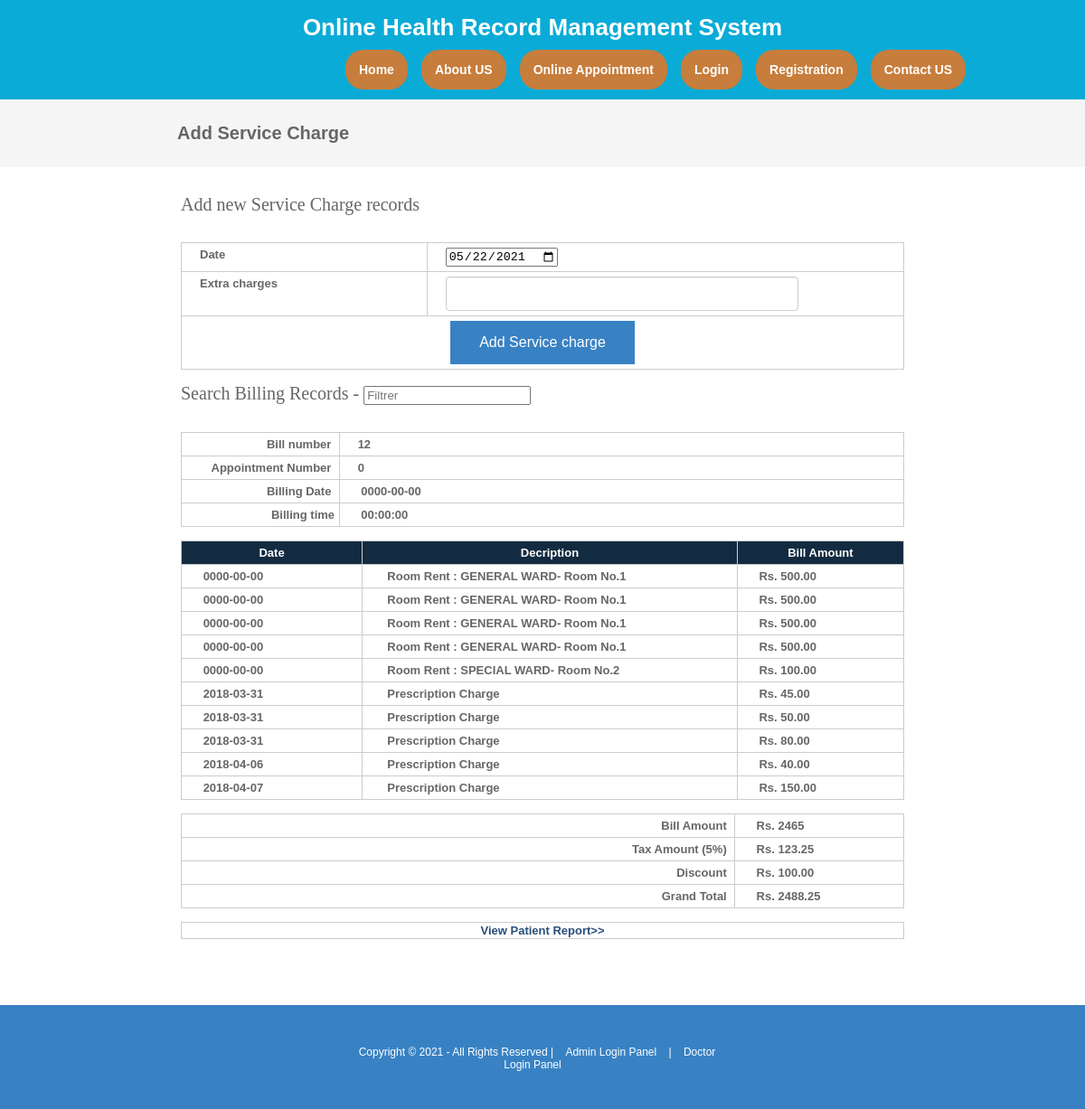
The page /billing.php on the database as committed earlier.
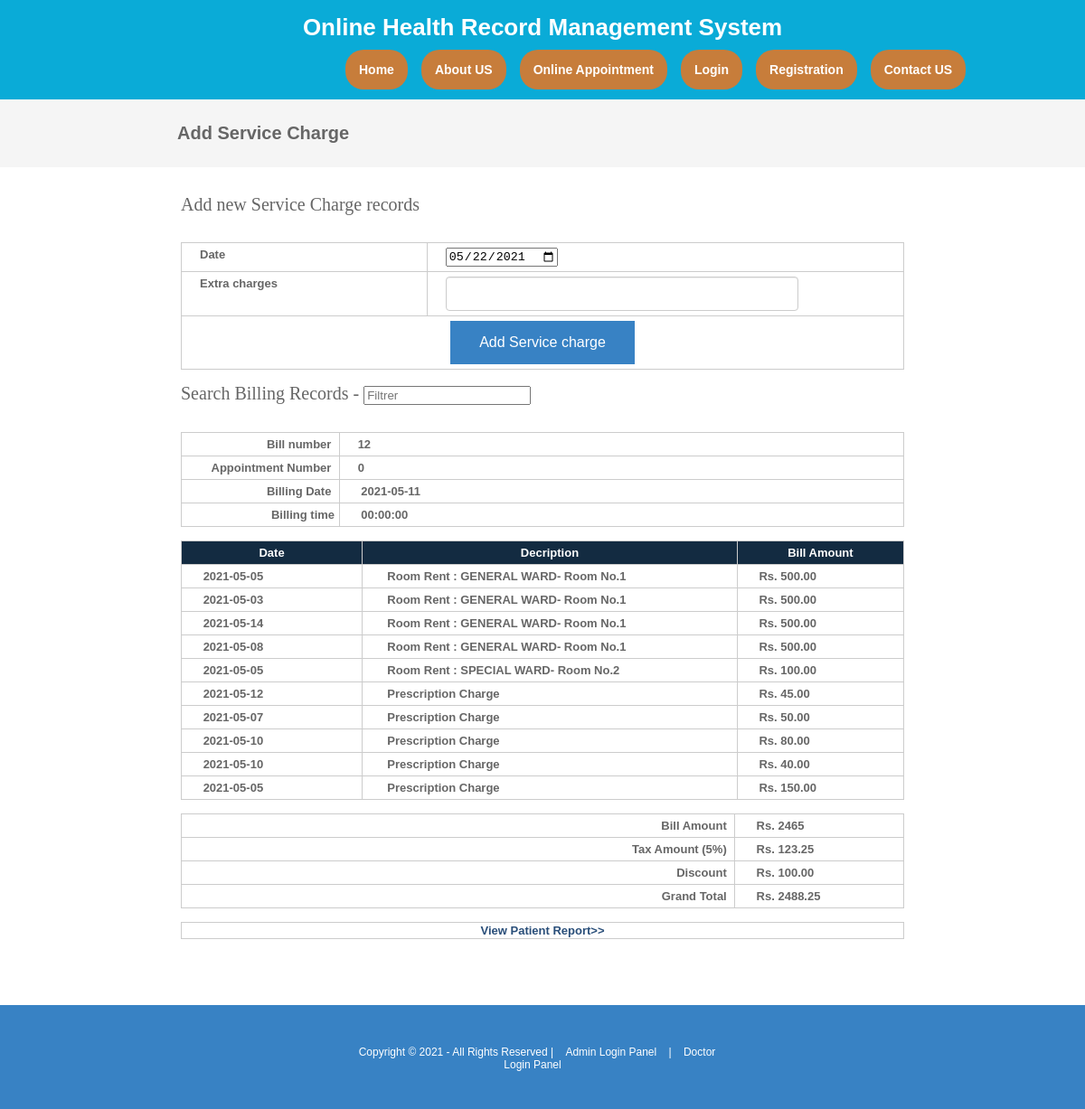
The same page on the database as committed later.
### tables this page shows
CREATE TABLE `billing` (
  `billingid` int(10) NOT NULL,
  `patientid` int(10) NOT NULL,
  `appointmentid` int(10) NOT NULL,
  `billingdate` date NOT NULL,
  `billingtime` time NOT NULL,
  `discount` float(10,2) NOT NULL,
  `taxamount` float(10,2) NOT NULL,
  `discountreason` text NOT NULL,
  `discharge_time` time NOT NULL,
  `discharge_date` date NOT NULL
);

CREATE TABLE `billing_records` (
  `billingservice_id` int(10) NOT NULL,
  `billingid` int(10) NOT NULL,
  `bill_type_id` int(10) NOT NULL COMMENT 'id of service charge or treatment charge',
  `bill_type` varchar(250) NOT NULL,
  `bill_amount` float(10,2) NOT NULL,
  `bill_date` date NOT NULL,
  `status` varchar(10) NOT NULL
);

CREATE TABLE `room` (
  `roomid` int(10) NOT NULL,
  `roomtype` varchar(25) NOT NULL,
  `roomno` int(10) NOT NULL,
  `noofbeds` int(10) NOT NULL,
  `room_tariff` float(10,2) NOT NULL,
  `status` varchar(10) NOT NULL
);

### viewbilling.php (the view, shortened to what this page needs)
<?php
include("dbconnection.php");
?>
 <section class="container">
<h2>Search Billing Records - <input type="search" class="light-table-filter" data-table="order-table" placeholder="Filtrer" /></h2>
<?php
$sqlbilling_records ="SELECT * FROM billing WHERE appointmentid='$billappointmentid'";
$qsqlbilling_records = mysqli_query($con,$sqlbilling_records);
$rsbilling_records = mysqli_fetch_array($qsqlbilling_records);
?>
 	<table width="557" border="3">
      <tbody>
        <tr>
          <th scope="col"><div align="right">Bill number &nbsp; </div></th>
          <td> <?php echo $rsbilling_records[billingid]; ?></td>
        </tr>
        <tr>
          <th width="124" scope="col"><div align="right">Appointment Number &nbsp; </div></th>
          	<td width="413"> <?php echo $rsbilling_records[appointmentid]; ?>
            </td>
        </tr>
		<tr>
		  <th scope="col"><div align="right">Billing Date &nbsp; </div></th>
		  <td>&nbsp;<?php echo $rsbilling_records[billingdate]; ?></td>
	    </tr>
		<tr>
		  <th scope="col"><div align="right">Billing time&nbsp; </div></th>
		  <td>&nbsp;<?php echo $rsbilling_records[billingtime] ; ?></td>
	    </tr>
      </tbody>
    </table>
	<table class="order-table">
      <thead>
       <tr>
          <th width="97" scope="col">Date</th>
          <th width="245" scope="col">Decription</th>
          <th width="86" scope="col">Bill Amount</th>
        </tr>
        </thead>
        <tbody>
         <?php
		$sql ="SELECT * FROM billing_records where billingid='$rsbilling_records[billingid]'";
		$qsql = mysqli_query($con,$sql);
		$billamt= 0;
		while($rs = mysqli_fetch_array($qsql))
		{
        echo "<tr>
          	<td>&nbsp;$rs[bill_date]</td>
		 	<td>&nbsp; $rs[bill_type]";
if($rs[bill_type]== "Room Rent")
{
		$sqlroomtariff = "SELECT * FROM room WHERE roomid='$rs[bill_type_id]'";
		$qsqlroomtariff = mysqli_query($con,$sqlroomtariff);
		$rsroomtariff = mysqli_fetch_array($qsqlroomtariff);
		echo " : ". $rsroomtariff[roomtype] .  "- Room No." . $rsroomtariff[roomno];
}
	echo " </td><td>&nbsp;Rs. $rs[bill_amount]</td></tr>";
		$billamt = $billamt +  $rs[bill_amount];
		}
		?>
      </tbody>
    </table>
    <table width="557" border="3">
      <tbody>
        <tr>
          <th scope="col"><div align="right">Bill Amount &nbsp; </div></th>
          <td>&nbsp;Rs. <?php echo $billamt; ?></td>
        </tr>
        <tr>
          <th width="442" scope="col"><div align="right">Tax Amount (5%) &nbsp; </div></th>
          	<td width="95">&nbsp;Rs. <?php echo $taxamt = 5 * ($billamt / 100); ?>
            </td>
        </tr>
		<tr>
		  <th scope="col"><div align="right">Discount &nbsp; </div></th>
		  <td>&nbsp;Rs. <?php echo $rsbilling_records[discount]; ?></td>
	    </tr>
		<tr>
		  <th scope="col"><div align="right">Grand Total &nbsp; </div></th>
		  <td>&nbsp;Rs. <?php echo ($billamt + $taxamt)  - $rsbilling_records[discount] ; ?></td>
	    </tr>
      </tbody>
    </table>
    </section>

Rows that differ between the two databases and show on the page:
changed billing id 12: billingdate "0000-00-00" → "2021-05-11"
changed billing_records (number 1 of 10 on the later page): bill_date "0000-00-00" → "2021-05-05"
changed billing_records (number 2 of 10 on the later page): bill_date "0000-00-00" → "2021-05-03"
changed billing_records (number 3 of 10 on the later page): bill_date "0000-00-00" → "2021-05-14"
changed billing_records (number 4 of 10 on the later page): bill_date "0000-00-00" → "2021-05-08"
changed billing_records "SPECIAL WARD": bill_date "0000-00-00" → "2021-05-05"
changed billing_records (number 6 of 10 on the later page): bill_date "2018-03-31" → "2021-05-12"
changed billing_records (number 7 of 10 on the later page): bill_date "2018-03-31" → "2021-05-07"
changed billing_records (number 8 of 10 on the later page): bill_date "2018-03-31" → "2021-05-10"
changed billing_records (number 9 of 10 on the later page): bill_date "2018-04-06" → "2021-05-10"
changed billing_records (number 10 of 10 on the later page): bill_date "2018-04-07" → "2021-05-05"
